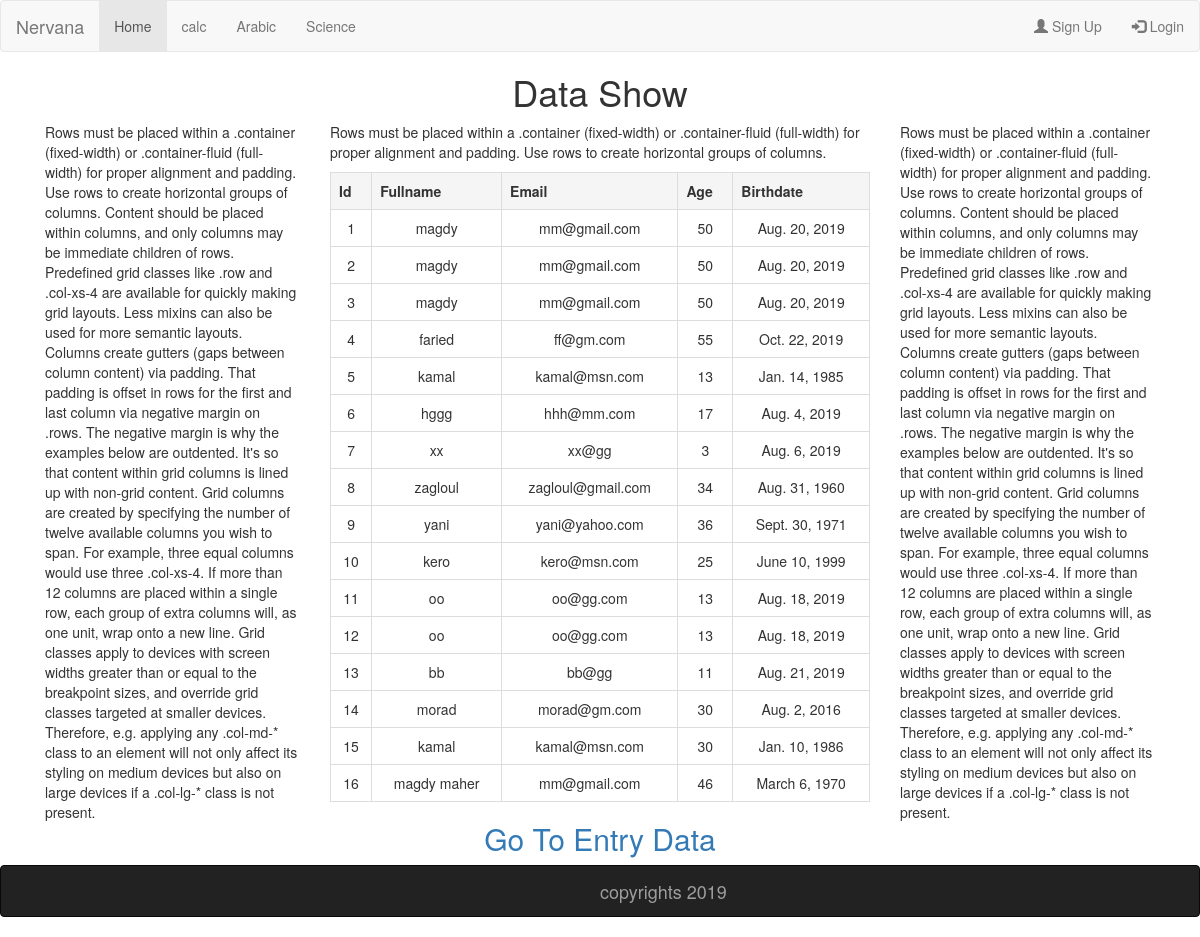
Screenshot of /showData with the database file from the repository.
### c21/models.py (models this page shows)
class company(models.Model):
    fullname=models.CharField(max_length=100)
    email = models.EmailField()
    age = models.IntegerField()
    birhday = models.DateField()

### c21/views.py (the view)
# urls.py: path('showData',views.showData,name='showData'),
def showData(request):
    data = company.objects.all()
    return render(request,'showData.html',{'d':data})

### c21/templates/showData.html (shortened to what this page needs)
<!DOCTYPE html>
<html lang="en">
<head>
  <link rel="stylesheet" href="https://maxcdn.bootstrapcdn.com/bootstrap/3.4.0/css/bootstrap.min.css">
</head>
<body>
{% include "c21/nav.html" %}
<h1 align="center"> Data Show </h1>
<div class="container">
<div class ="raw">
<div class="col-md-3">
<p>Rows must be placed within a .container (fixed-width) or .container-fluid (full-width) for proper alignment and padding.
Use rows to create horizontal groups of columns.
Content should be placed within columns, and only columns may be immediate children of rows.
Predefined grid classes like .row and .col-xs-4 are available for quickly making grid layouts. Less mixins can also be used for more semantic layouts.
Columns create gutters (gaps between column content) via padding. That padding is offset in rows for the first and last column via negative margin on .rows.
The negative margin is why the examples below are outdented. It's so that content within grid columns is lined up with non-grid content.
Grid columns are created by specifying the number of twelve available columns you wish to span. For example, three equal columns would use three .col-xs-4.
If more than 12 columns are placed within a single row, each group of extra columns will, as one unit, wrap onto a new line.
Grid classes apply to devices with screen widths greater than or equal to the breakpoint sizes, and override grid classes targeted at smaller devices. Therefore, e.g. applying any .col-md-* class to an element will not only affect its styling on medium devices but also on large devices if a .col-lg-* class is not present.</p>
</div>
<div class="col-md-6">
<p>Rows must be placed within a .container (fixed-width) or .container-fluid (full-width) for proper alignment and padding.
Use rows to create horizontal groups of columns.</p>
<table class="table table-bordered" >
    <tr class ="active" >
        <th> Id </th>
    <th>Fullname </th>
        <th > Email </th>
        <th>Age</th>
        <th>Birthdate</th>
    </tr>
 {% for v in d %}
    <tr>
        <td> {{v.id}} </td>
        <td>{{v.fullname}}</td>
          <td >{{v.email}}</td>
        <td>{{v.age}}</td>
        <td>{{v.birhday}}</td>
    </tr>
    {%endfor%}
</table>
<h2 align="center"  ><a href="/form_company"> Go To Entry Data</a></h2>
</div>
<div class="col-md-3">
<p>Rows must be placed within a .container (fixed-width) or .container-fluid (full-width) for proper alignment and padding.
Use rows to create horizontal groups of columns.
Content should be placed within columns, and only columns may be immediate children of rows.
Predefined grid classes like .row and .col-xs-4 are available for quickly making grid layouts. Less mixins can also be used for more semantic layouts.
Columns create gutters (gaps between column content) via padding. That padding is offset in rows for the first and last column via negative margin on .rows.
The negative margin is why the examples below are outdented. It's so that content within grid columns is lined up with non-grid content.
Grid columns are created by specifying the number of twelve available columns you wish to span. For example, three equal columns would use three .col-xs-4.
If more than 12 columns are placed within a single row, each group of extra columns will, as one unit, wrap onto a new line.
Grid classes apply to devices with screen widths greater than or equal to the breakpoint sizes, and override grid classes targeted at smaller devices. Therefore, e.g. applying any .col-md-* class to an element will not only affect its styling on medium devices but also on large devices if a .col-lg-* class is not present.</p>
</div>
</div>
</div>
{% include "c21/foot.html" %}
</body>
</html>

### c21/templates/c21/nav.html
 <nav class="navbar navbar-default">
        <div class="container-fluid">
          <div class="navbar-header">
            <a class="navbar-brand" >Nervana</a>
          </div>
          <ul class="nav navbar-nav">
            <li class="active"><a href="/" > Home</a></li>
            <li ><a href="/calc">calc</a></li>
            <li ><a href="/arabic">Arabic</a></li>
            <li ><a href="/science">Science</a></li>
          </ul>
          <ul class="nav navbar-nav navbar-right">
            <li><a href="#"><span class="glyphicon glyphicon-user"></span> Sign Up</a></li>
            <li><a href="#"><span class="glyphicon glyphicon-log-in"></span> Login</a></li>
          </ul>
        </div>
      </nav>

### c21/templates/c21/foot.html
<nav class="navbar navbar-inverse">
        <div class="container-fluid">
        <div class="col-md-6"></div>
          <div class="navbar-header">
            <a class="navbar-brand" href="#">copyrights 2019</a>
          </div>
      </nav>

### c21/templates/showData.html (style rules this page uses)
table { text-align: center; }

### rows the page displays
company: id "1", fullname "magdy", email "mm@gmail.com", age "50", birhday "Aug. 20, 2019"
company: id "2", fullname "magdy", email "mm@gmail.com", age "50", birhday "Aug. 20, 2019"
company: id "3", fullname "magdy", email "mm@gmail.com", age "50", birhday "Aug. 20, 2019"
company: id "4", fullname "faried", email "ff@gm.com", age "55", birhday "Oct. 22, 2019"
company: id "5", fullname "kamal", email "kamal@msn.com", age "13", birhday "Jan. 14, 1985"
company: id "6", fullname "hggg", email "hhh@mm.com", age "17", birhday "Aug. 4, 2019"
company: id "7", fullname "xx", email "xx@gg", age "3", birhday "Aug. 6, 2019"
company: id "8", fullname "zagloul", email "zagloul@gmail.com", age "34", birhday "Aug. 31, 1960"
company: id "9", fullname "yani", email "yani@yahoo.com", age "36", birhday "Sept. 30, 1971"
company: id "10", fullname "kero", email "kero@msn.com", age "25", birhday "June 10, 1999"
company: id "11", fullname "oo", email "oo@gg.com", age "13", birhday "Aug. 18, 2019"
company: id "12", fullname "oo", email "oo@gg.com", age "13", birhday "Aug. 18, 2019"
company: id "13", fullname "bb", email "bb@gg", age "11", birhday "Aug. 21, 2019"
company: id "14", fullname "morad", email "morad@gm.com", age "30", birhday "Aug. 2, 2016"
company: id "15", fullname "kamal", email "kamal@msn.com", age "30", birhday "Jan. 10, 1986"
company: id "16", fullname "magdy maher", email "mm@gmail.com", age "46", birhday "March 6, 1970"
